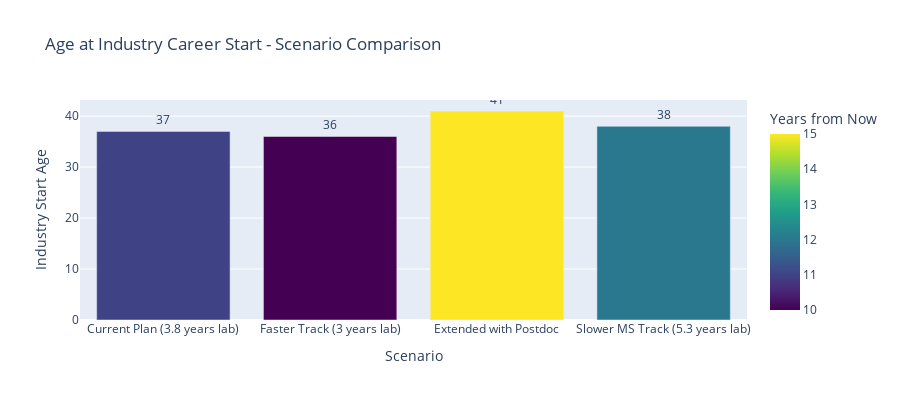

Notebook code cell kept with this figure:
### Markdown cell above
## 🎯 Part 8: Quick Timeline Scenarios

Compare different timeline scenarios side-by-side.

### Code cell
# Define scenarios
scenarios = {
    "Current Plan (3.8 years lab)": {
        "phase1": 21,
        "ms_years": 2,
        "phd_years": 5.5,
        "postdoc": False
    },
    "Faster Track (3 years lab)": {
        "phase1": 15,
        "ms_years": 2,
        "phd_years": 5,
        "postdoc": False
    },
    "Extended with Postdoc": {
        "phase1": 21,
        "ms_years": 3,
        "phd_years": 6,
        "postdoc": True
    },
    "Slower MS Track (5.3 years lab)": {
        "phase1": 21,
        "ms_years": 3,
        "phd_years": 5.5,
        "postdoc": False
    }
}

def calculate_scenario(config):
    """Calculate timeline for a specific scenario."""
    global PHASE1_DURATION_MONTHS, MS_DURATION_YEARS, PHD_DURATION_YEARS, SKIP_POSTDOC
    
    PHASE1_DURATION_MONTHS = config['phase1']
    MS_DURATION_YEARS = config['ms_years']
    PHD_DURATION_YEARS = config['phd_years']
    SKIP_POSTDOC = not config['postdoc']
    
    return calculate_timeline()

# Compare scenarios
comparison_data = []

for scenario_name, config in scenarios.items():
    result = calculate_scenario(config)
    lab_years = result['total_lab_years']
    
    comparison_data.append({
        'Scenario': scenario_name,
        'Lab Years': f"{lab_years:.1f}",
        'PhD Start Age': result['phd_start_age'],
        'PhD End Age': result['phd_end_age'],
        'Industry Start Age': result['industry_start_age'],
        'Industry Start Year': result['industry_start'].year,
        'Years from Now': result['industry_start'].year - datetime.now().year
    })

df_comparison = pd.DataFrame(comparison_data)

print("📊 Timeline Scenario Comparison:\n")
display(df_comparison)

# Visualize comparison
fig_comparison = px.bar(
    df_comparison,
    x='Scenario',
    y='Industry Start Age',
    color='Years from Now',
    title='Age at Industry Career Start - Scenario Comparison',
    text='Industry Start Age',
    color_continuous_scale='Viridis'
)

fig_comparison.update_traces(textposition='outside')
fig_comparison.update_layout(height=400)
fig_comparison.show()

### Figure 1 — Plotly figure (JSON) as saved in the notebook; plotly's stock layout.template omitted (floating-point values rounded to 4 significant figures)
{"data": [{"hovertemplate": "Scenario=%{x}<br>Industry Start Age=%{text}<br>Years from Now=%{marker.color}<extra></extra>", "legendgroup": "", "marker": {"color": [11, 10, 15, 12], "coloraxis": "coloraxis", "pattern": {"shape": ""}}, "name": "", "orientation": "v", "showlegend": false, "text": [37.0, 36.0, 41.0, 38.0], "textposition": "outside", "type": "bar", "x": ["Current Plan (3.8 years lab)", "Faster Track (3 years lab)", "Extended with Postdoc", "Slower MS Track (5.3 years lab)"], "xaxis": "x", "y": [37, 36, 41, 38], "yaxis": "y"}], "layout": {"barmode": "relative", "coloraxis": {"colorbar": {"title": {"text": "Years from Now"}}, "colorscale": [[0, "#440154"], [0.1111, "#482878"], [0.2222, "#3e4989"], [0.3333, "#31688e"], [0.4444, "#26828e"], [0.5556, "#1f9e89"], [0.6667, "#35b779"], [0.7778, "#6ece58"], [0.8889, "#b5de2b"], [1, "#fde725"]]}, "height": 400, "legend": {"tracegroupgap": 0}, "title": {"text": "Age at Industry Career Start - Scenario Comparison"}, "xaxis": {"anchor": "y", "domain": [0, 1], "title": {"text": "Scenario"}}, "yaxis": {"anchor": "x", "domain": [0, 1], "title": {"text": "Industry Start Age"}}}}
